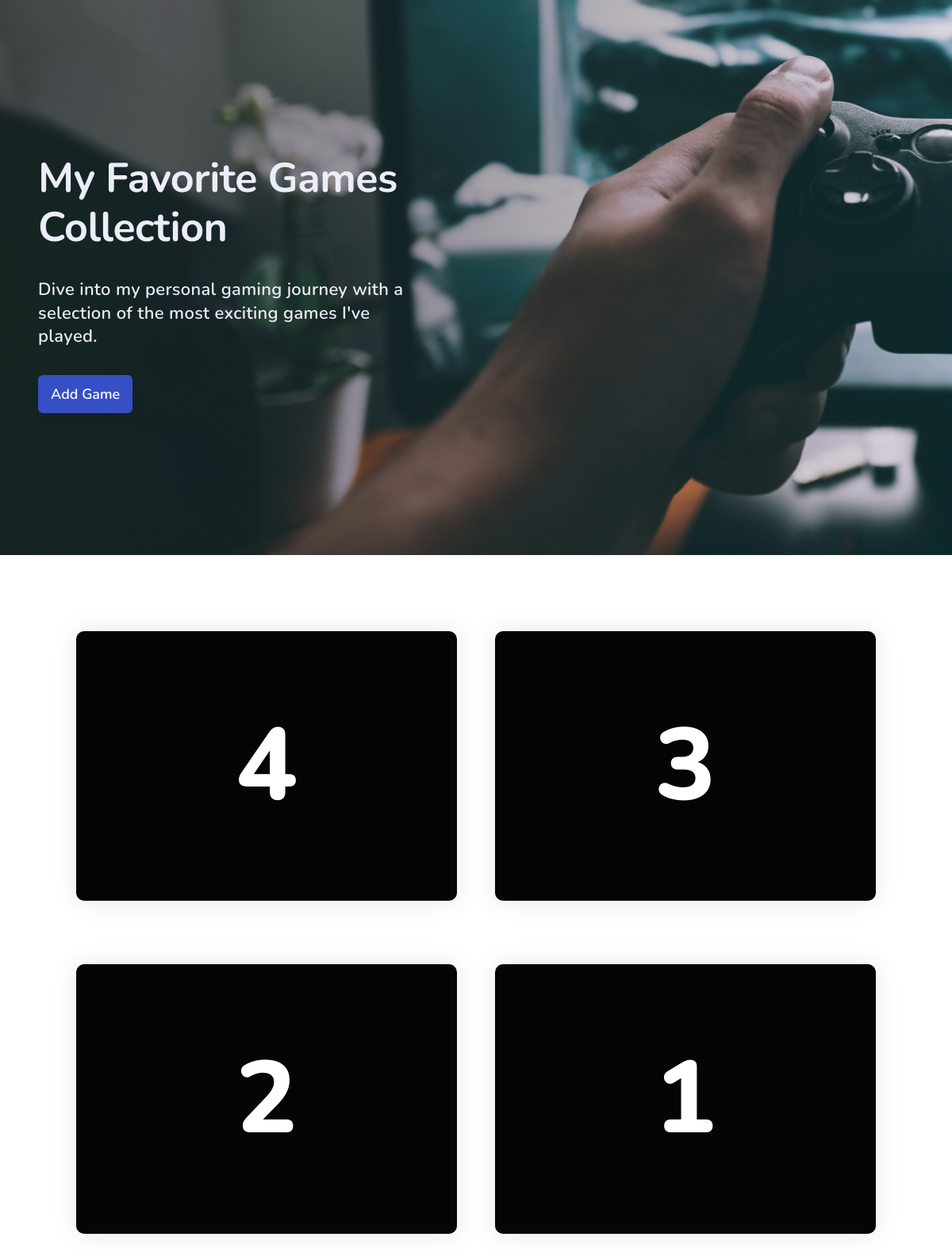
Before: / with the older database file.
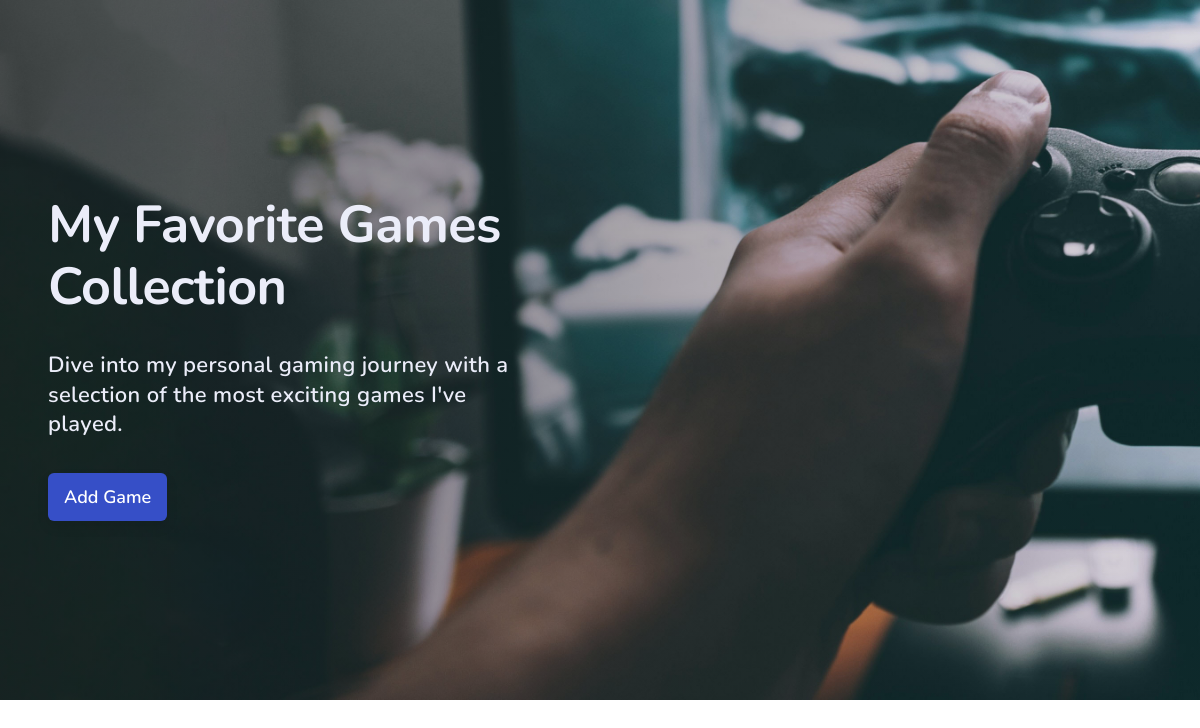
After: the same page with the newer database file.
### main.py (models this page shows)
class Game(db.Model):
    id: Mapped[int] = mapped_column(primary_key=True)
    title: Mapped[str] = mapped_column(unique=True)
    year: Mapped[int]
    rating: Mapped[float]
    review: Mapped[str]
    description: Mapped[str]
    img_url: Mapped[str]
    ranking: Mapped[int] = mapped_column(nullable=True)

### main.py (the view)
@app.route('/')
def home():
    all_games = db.session.query(Game).order_by(Game.rating).all()
    for i in range(len(all_games)):
        all_games[i].ranking = len(all_games) - i
    return render_template("index.html", all_games=all_games)

### templates/index.html (shortened to what this page needs)
<!DOCTYPE html>
<html>
  <head>
    <link rel="stylesheet" href="../static/styles.css" />
    <link rel="stylesheet" href="../static/general.css" />
    <link rel="stylesheet" href="../static/queries.css">
  </head>
  <body>
    <section class="section-hero">
      <div class="container hero-grid">
        <div class="hero-container">
          <h1 class="heading-primary">My Favorite Games Collection</h1>
          <p class="hero-description">
            Dive into my personal gaming journey with a selection of the most
            exciting games I've played.
          </p>
          <a href="{{ url_for('add_game') }}" class="btn">Add Game</a>
        </div>
      </div>
    </section>
    <section class="section-game-list">
      <div class="container game-list-grid">
        {% if not all_games == []: %} {% for game in all_games: %}
        <div class="game-card">
          <div class="game-image">
            <span class="rank">{{ game['ranking'] }}</span>
          </div>
        </div>
        {% endfor %} {% endif %}
      </div>
    </section>
  </body>
</html>

### static/styles.css (style rules this page uses)
.section-hero { padding: 8rem 4.8rem; background-image: linear-gradient( to right, rgba(27, 27, 27, 0.6), rgba(46, 46, 46, 0.1) ), url(../static/img/glenn-carstens-peters-0woyPEJQ7jc-unsplash.jpg); background-size: 250rem; background-repeat: no-repeat; height: 70rem; align-content: center; background-size: cover; }
.hero-grid { display: grid; grid-template-columns: 5fr 5fr; }
.hero-description { width: 90%; font-weight: 600; font-size: 2.2rem; margin-bottom: 4.8rem; line-height: 1.35; letter-spacing: 0.3px; color: #ebedf9; }
.section-game-list { padding: 9.6rem; }

### static/general.css (style rules this page uses)
* { margin: 0; padding: 0; box-sizing: border-box; }
html { font-size: 62.5%; }
body { font-family: "Nunito", sans-serif; font-weight: 400; line-height: 1; color: #fff; }
.container { max-width: 130rem; margin: 0 auto; }
.heading-primary { font-weight: 700; line-height: 1.2; letter-spacing: -0.5px; font-size: 5.2rem; margin-bottom: 3.2rem; color: #ebedf9; }
.btn, .btn:link, .btn:visited { padding: 1.2rem 1.6rem; background-color: #364fc7; text-decoration: none; color: white; font-family: inherit; font-size: 1.8em; font-weight: 600; border-radius: 6px; box-shadow: 0 0.6rem 1.2rem rgba(0, 0, 0, 0.1); cursor: pointer; transition: all 0.3s; }

Changed rows visible on the page:
removed Game: ranking "4"
removed Game: ranking "3"
removed Game: ranking "2"
removed Game: ranking "1"
